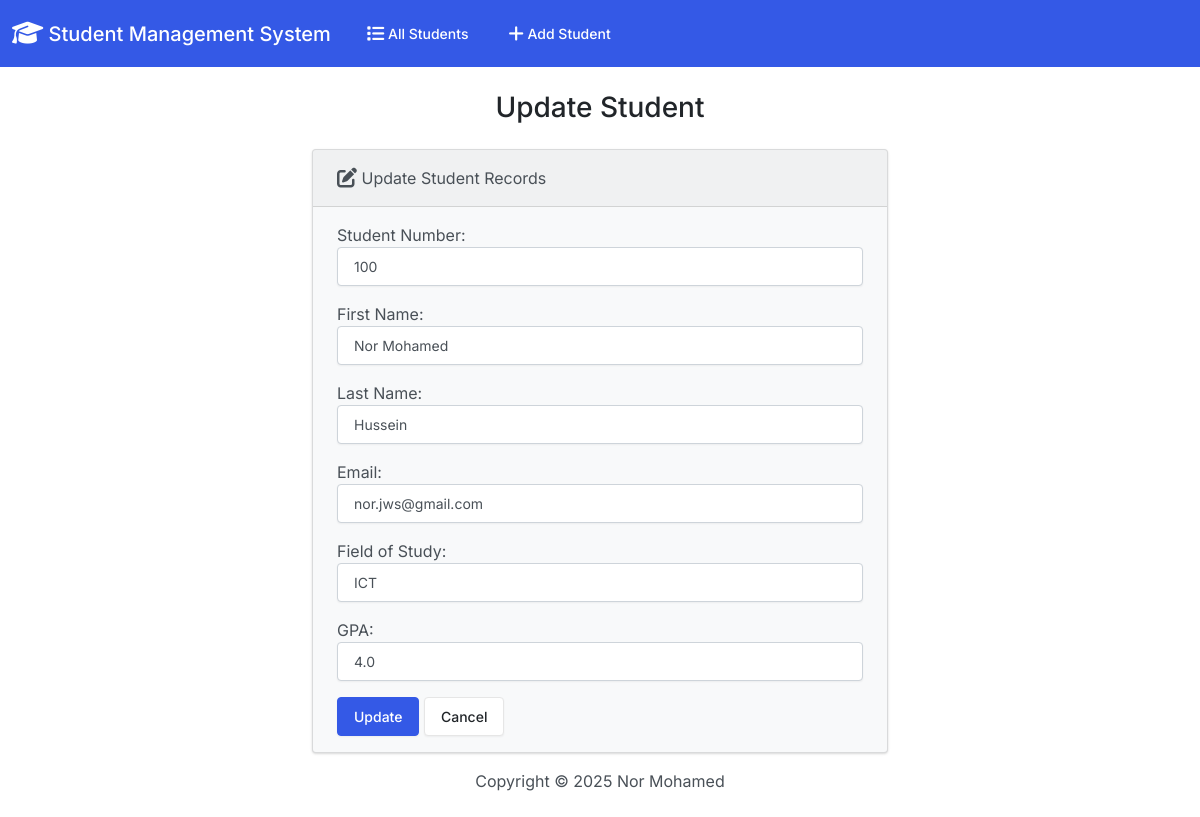
Page /edit/1/ on the committed database.
### studentApp/models.py (models this page shows, shortened)
class Student(models.Model):
    student_number = models.PositiveIntegerField()  # Corrected 'pasitiveIntegerField' to 'PositiveIntegerField'
    first_name = models.CharField(max_length=100)   # Fixed 'max_length=100' formatting
    last_name = models.CharField(max_length=50)     # Fixed 'max_length=50' formatting
    email = models.EmailField(max_length=100)       # Fixed 'models.emailField' to 'models.EmailField'
    field_of_study = models.CharField(max_length=50)  # Fixed 'max_length=50' formatting
    gpa = models.FloatField()

### studentApp/views.py (the view)
# urls.py: path('edit/<int:id>/', views.edit, name='edit'),
def edit(request, id):
    student = get_object_or_404(Student, pk=id)
    if request.method == 'POST':
        form = StudentForm(request.POST, instance=student)
        if form.is_valid():
            form.save()
            return render(request, 'student/edit.html', {
                'form': form,
                'success': True
            })
    else:
        form = StudentForm(instance=student)
    return render(request, 'student/edit.html', {'form': form})

### studentApp/forms.py
class StudentForm(forms.ModelForm):
  class Meta:
    model = Student
    fields = ['student_number', 'first_name', 'last_name', 'email', 'field_of_study', 'gpa']
    labels = {
      'student_number': 'Student Number',
      'first_name': 'First Name',
      'last_name': 'Last Name',
      'email': 'Email',
      'field_of_study': 'Field of Study',
      'gpa': 'GPA'
    }
    widgets = {
      'student_number': forms.NumberInput(attrs={'class': 'form-control'}),
      'first_name': forms.TextInput(attrs={'class': 'form-control'}),
      'last_name': forms.TextInput(attrs={'class': 'form-control'}),
      'email': forms.EmailInput(attrs={'class': 'form-control'}),
      'field_of_study': forms.TextInput(attrs={'class': 'form-control'}),
      'gpa': forms.NumberInput(attrs={'class': 'form-control'}),
    }

### studentApp/templates/student/edit.html
{% extends "student/base.html" %} {% block body %}
<h3 class="text-center m-4">Update Student</h3>
{% if success %}
<div class="alert alert-success" role="alert">
  The student updated successfully.
  <a href="{% url 'index' %}" class="alert-link">Go to Home Page.</a>
</div>
{% else %}
<div class="row justify-content-center">
  <div class="col-6">
    <div class="card bg-light mb-3">
      <div class="card-header">
        <i class="fa-solid fa-pen-to-square fa-lg"></i> Update Student Records
      </div>
      <div class="card-body">
        <form action="" method="POST">
          {% csrf_token %} {{ form.as_p }}
          <button type="submit" class="btn btn-primary">Update</button>
          <a href="{% url 'index' %}" class="btn btn-secondary">Cancel</a>
        </form>
      </div>
    </div>
  </div>
</div>
{% endif %} {% endblock %}

### rows in the picture
Student: student_number "100", first_name "Nor Mohamed", last_name "Hussein", email "nor.jws@gmail.com", field_of_study "ICT", gpa "4.0"
